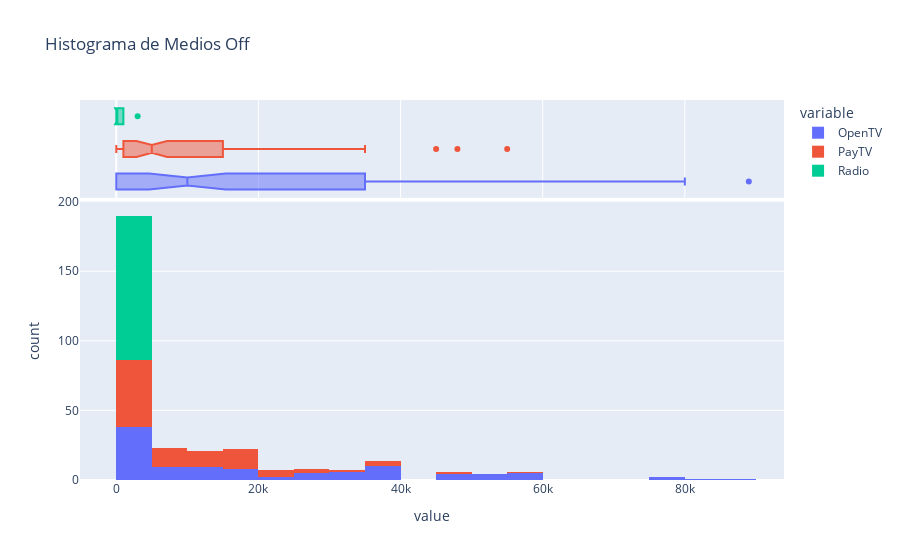

Here is the notebook cell this chart was saved with:
### Code cell
px.histogram(data_CF, x=['OpenTV','PayTV','Radio'],
            marginal="box",
            title="Histograma de " + 'Medios Off')

### Figure 1 — Plotly figure (JSON) as saved in the notebook; plotly's stock layout.template omitted (floating-point values rounded to 4 significant figures)
{"data": [{"alignmentgroup": "True", "bingroup": "x", "hovertemplate": "variable=OpenTV<br>value=%{x}<br>count=%{y}<extra></extra>", "legendgroup": "OpenTV", "marker": {"color": "#636efa", "pattern": {"shape": ""}}, "name": "OpenTV", "offsetgroup": "OpenTV", "orientation": "v", "showlegend": true, "type": "histogram", "x": [0, 15000, 35000, 30000, 36000, 52000, 30000, 0, 50000, 45000, 0, 0, 8000, 0, 0, 10000, 0, 10000, 15000, 30000, 39000, 5000, 0, 0, 5000, 7000, 34000, 52000, 55000, 10000, 10000, 15000, 0, 0, 0, 6000, 0, 0, 7000, 20000, 15000, 0, 0, 30000, 20000, 35000, 25000, 28000, 36000, 45000, 80000, 75000, 35000, 53000, 0, 0, 1000, 35000, 55000, 10000, 0, 10000, 0, 2000, 0, 5000, 0, 0, 0, 7000, 0, 15000, 45000, 0, 0, 15000, 2000, 10000, 15000, 12000, 35000, 0, 2000, 0, 0, 39000, 26000, 16000, 25000, 32000, 25000, 0, 0, 0, 7000, 0, 48000, 37000, 55000, 10000, 57000, 58000, 75000, 89000], "xaxis": "x", "yaxis": "y"}, {"alignmentgroup": "True", "hovertemplate": "variable=OpenTV<br>value=%{x}<extra></extra>", "legendgroup": "OpenTV", "marker": {"color": "#636efa"}, "name": "OpenTV", "notched": true, "offsetgroup": "OpenTV", "showlegend": false, "type": "box", "x": [0, 15000, 35000, 30000, 36000, 52000, 30000, 0, 50000, 45000, 0, 0, 8000, 0, 0, 10000, 0, 10000, 15000, 30000, 39000, 5000, 0, 0, 5000, 7000, 34000, 52000, 55000, 10000, 10000, 15000, 0, 0, 0, 6000, 0, 0, 7000, 20000, 15000, 0, 0, 30000, 20000, 35000, 25000, 28000, 36000, 45000, 80000, 75000, 35000, 53000, 0, 0, 1000, 35000, 55000, 10000, 0, 10000, 0, 2000, 0, 5000, 0, 0, 0, 7000, 0, 15000, 45000, 0, 0, 15000, 2000, 10000, 15000, 12000, 35000, 0, 2000, 0, 0, 39000, 26000, 16000, 25000, 32000, 25000, 0, 0, 0, 7000, 0, 48000, 37000, 55000, 10000, 57000, 58000, 75000, 89000], "xaxis": "x2", "yaxis": "y2"}, {"alignmentgroup": "True", "bingroup": "x", "hovertemplate": "variable=PayTV<br>value=%{x}<br>count=%{y}<extra></extra>", "legendgroup": "PayTV", "marker": {"color": "#EF553B", "pattern": {"shape": ""}}, "name": "PayTV", "offsetgroup": "PayTV", "orientation": "v", "showlegend": true, "type": "histogram", "x": [10000, 2000, 2000, 4000, 2000, 1000, 19000, 9000, 5000, 1000, 0, 1000, 2000, 1000, 0, 0, 3000, 2000, 4000, 15000, 20000, 5000, 2000, 1000, 0, 0, 7000, 15000, 19000, 2000, 11000, 19000, 2000, 2000, 3000, 7000, 15000, 19000, 0, 5000, 9000, 0, 0, 12000, 10000, 20000, 15000, 12000, 5000, 28000, 35000, 48000, 22000, 19000, 0, 0, 5000, 25000, 35000, 5000, 0, 5000, 0, 0, 0, 10000, 2000, 9000, 0, 0, 0, 20000, 32000, 0, 0, 7000, 3000, 19000, 14000, 10000, 28000, 5000, 0, 0, 3000, 0, 12000, 15000, 15000, 12000, 10000, 0, 0, 2000, 3000, 0, 18000, 22000, 19000, 10000, 35000, 45000, 55000, 35000], "xaxis": "x", "yaxis": "y"}, {"alignmentgroup": "True", "hovertemplate": "variable=PayTV<br>value=%{x}<extra></extra>", "legendgroup": "PayTV", "marker": {"color": "#EF553B"}, "name": "PayTV", "notched": true, "offsetgroup": "PayTV", "showlegend": false, "type": "box", "x": [10000, 2000, 2000, 4000, 2000, 1000, 19000, 9000, 5000, 1000, 0, 1000, 2000, 1000, 0, 0, 3000, 2000, 4000, 15000, 20000, 5000, 2000, 1000, 0, 0, 7000, 15000, 19000, 2000, 11000, 19000, 2000, 2000, 3000, 7000, 15000, 19000, 0, 5000, 9000, 0, 0, 12000, 10000, 20000, 15000, 12000, 5000, 28000, 35000, 48000, 22000, 19000, 0, 0, 5000, 25000, 35000, 5000, 0, 5000, 0, 0, 0, 10000, 2000, 9000, 0, 0, 0, 20000, 32000, 0, 0, 7000, 3000, 19000, 14000, 10000, 28000, 5000, 0, 0, 3000, 0, 12000, 15000, 15000, 12000, 10000, 0, 0, 2000, 3000, 0, 18000, 22000, 19000, 10000, 35000, 45000, 55000, 35000], "xaxis": "x2", "yaxis": "y2"}, {"alignmentgroup": "True", "bingroup": "x", "hovertemplate": "variable=Radio<br>value=%{x}<br>count=%{y}<extra></extra>", "legendgroup": "Radio", "marker": {"color": "#00cc96", "pattern": {"shape": ""}}, "name": "Radio", "offsetgroup": "Radio", "orientation": "v", "showlegend": true, "type": "histogram", "x": [0, 1000, 1000, 3000, 1000, 0, 0, 0, 1000, 0, 1000, 0, 1000, 1000, 0, 1000, 1000, 1000, 0, 0, 0, 0, 0, 0, 1000, 1000, 1000, 0, 0, 0, 0, 1000, 1000, 0, 1000, 1000, 0, 1000, 0, 0, 0, 0, 0, 1000, 0, 0, 0, 1000, 0, 1000, 0, 1000, 1000, 0, 1000, 0, 1000, 1000, 1000, 0, 0, 1000, 0, 0, 1000, 1000, 1000, 0, 1000, 1000, 0, 0, 0, 1000, 1000, 1000, 0, 0, 0, 1000, 1000, 0, 0, 0, 0, 0, 0, 0, 0, 0, 0, 1000, 1000, 1000, 0, 1000, 0, 1000, 1000, 1000, 0, 1000, 0, 1000], "xaxis": "x", "yaxis": "y"}, {"alignmentgroup": "True", "hovertemplate": "variable=Radio<br>value=%{x}<extra></extra>", "legendgroup": "Radio", "marker": {"color": "#00cc96"}, "name": "Radio", "notched": true, "offsetgroup": "Radio", "showlegend": false, "type": "box", "x": [0, 1000, 1000, 3000, 1000, 0, 0, 0, 1000, 0, 1000, 0, 1000, 1000, 0, 1000, 1000, 1000, 0, 0, 0, 0, 0, 0, 1000, 1000, 1000, 0, 0, 0, 0, 1000, 1000, 0, 1000, 1000, 0, 1000, 0, 0, 0, 0, 0, 1000, 0, 0, 0, 1000, 0, 1000, 0, 1000, 1000, 0, 1000, 0, 1000, 1000, 1000, 0, 0, 1000, 0, 0, 1000, 1000, 1000, 0, 1000, 1000, 0, 0, 0, 1000, 1000, 1000, 0, 0, 0, 1000, 1000, 0, 0, 0, 0, 0, 0, 0, 0, 0, 0, 1000, 1000, 1000, 0, 1000, 0, 1000, 1000, 1000, 0, 1000, 0, 1000], "xaxis": "x2", "yaxis": "y2"}], "layout": {"barmode": "relative", "legend": {"title": {"text": "variable"}, "tracegroupgap": 0}, "title": {"text": "Histograma de Medios Off"}, "xaxis": {"anchor": "y", "domain": [0, 1], "title": {"text": "value"}}, "xaxis2": {"anchor": "y2", "domain": [0, 1], "matches": "x", "showgrid": true, "showticklabels": false}, "yaxis": {"anchor": "x", "domain": [0, 0.7326], "title": {"text": "count"}}, "yaxis2": {"anchor": "x2", "domain": [0.7426, 1], "matches": "y2", "showgrid": false, "showline": false, "showticklabels": false, "ticks": ""}}}
